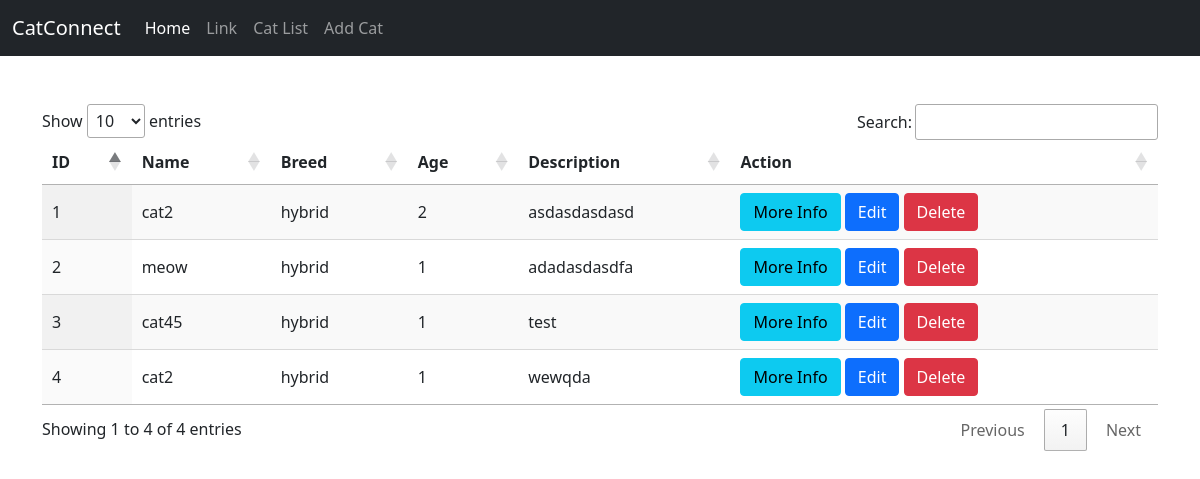
/catlist, run on an earlier commit of the app's database.
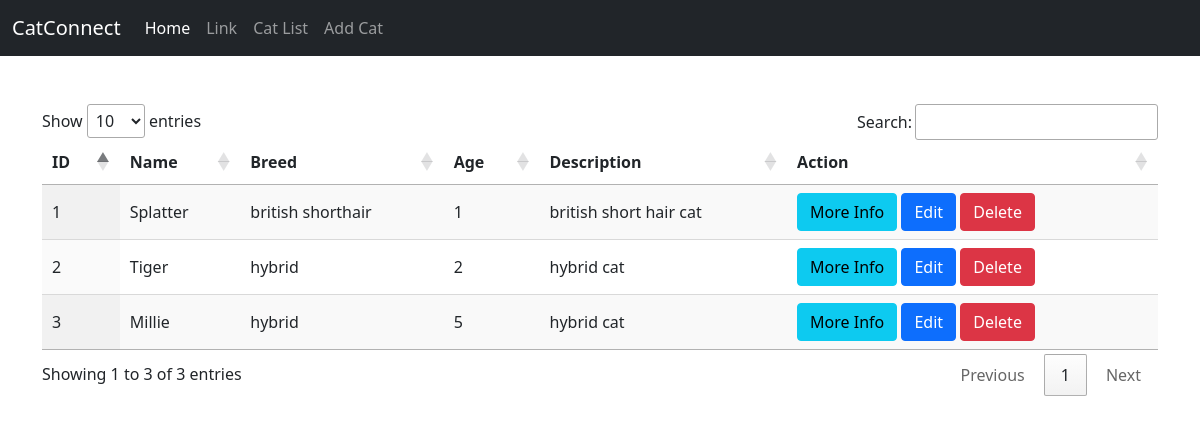
And on a later commit of the database.
### catconnect/models.py (models this page shows, shortened)
class Cats(db.Model):
    id = db.Column(db.Integer, primary_key=True) #primary key column, automatically generated IDs
    name = db.Column(db.String(80), index=True, unique=False) # book title
    breed = db.Column(db.String(80), index=True, unique=False) #author surname
    age = db.Column(db.Integer, index=True, unique=False) #the month of book suggestion
    description = db.Column(db.String(125), index=True, unique=False) #the year of book suggestion
    image = db.Column(db.String(80), index=True, unique=False)
    date_added = db.Column(db.DateTime, default=datetime.utcnow)

### catconnect/routes.py (the view)
@app.route("/catlist")
def cat_list():
    our_cats = Cats.query.order_by(Cats.date_added)
    return render_template('cat_list2.html', cats=our_cats)

### catconnect/templates/cat_list2.html (shortened to what this page needs)
{% extends 'base2.html' %}
{% block style %}
  <link rel="stylesheet" href="{{ url_for('static', filename='cat_list.css') }}">
{% endblock %}
{% block contents %}
<div class="container mt-5">
  <table id="myTable" class="display">
    <thead>
        <tr>
            <th>ID</th>
            <th>Name</th>
            <th>Breed</th>
            <th>Age</th>
            <th>Description</th>
            <th>Action</th>
        </tr>
    </thead>
    <tbody>
        {% for cat in cats %}
            <tr>
                <td>{{ cat.id }}</td>
                <td>{{ cat.name }}</td>
                <td>{{ cat.breed }}</td>
                <td>{{ cat.age }}</td>
                <td>{{ cat.description }}</td>
                <td> <a href="{{ url_for('catinfo', cat_id=cat.id) }}" data-id="{{cat.id}}" class="btn btn-info btnCatInfo">More Info</a> <a href="{{ url_for('editcat', id=cat.id) }}" class="btn btn-primary"  data-id="{{cat.id}}">Edit</a> <a href="{{ url_for('editcat', id=cat.id) }}" class="btn btn-danger btnDeleteCat"  data-catid="{{cat.id}}" data-catname="{{cat.name}}" data-bs-toggle="modal" data-bs-target="#exampleModal">Delete</a> </td>
            </tr>
        {% endfor%}
    </tbody>
  </table>
</div>
{% endblock %}

### catconnect/templates/base2.html (shortened to what this page needs)
<!doctype html>
<html lang="en">
<head>
    <link rel="stylesheet" href="{{ url_for('static', filename='style.css') }}">
    {% block style %} {% endblock %}
    <link href="https://cdn.jsdelivr.net/npm/bootstrap@5.0.2/dist/css/bootstrap.min.css" rel="stylesheet">
    <link rel="stylesheet" type="text/css" href="//cdn.datatables.net/1.10.25/css/jquery.dataTables.min.css">
</head>
<body>
    <nav class="navbar navbar-expand-lg navbar-dark bg-dark">
      <div class="container-fluid">
        <a class="navbar-brand" href="/">CatConnect</a>
        <div class="collapse navbar-collapse" id="navbarSupportedContent">
          <ul class="navbar-nav me-auto mb-2 mb-lg-0">
            <li class="nav-item">
              <a class="nav-link active" aria-current="page" href="/">Home</a>
            </li>
            <li class="nav-item">
              <a class="nav-link" href="#">Link</a>
            </li>
            <li class="nav-item">
              <a class="nav-link" href="{{ url_for('cat_list') }}">Cat List</a>
            </li>
            <li class="nav-item">
              <a class="nav-link" href="{{ url_for('addcat') }}">Add Cat</a>
            </li>
          </ul>
        </div>
      </div>
    </nav>
    <main id="main">
        {% block contents %}
        {% endblock %}
    </main>
</body>
</html>

### catconnect/static/cat_list.css (style rules this page uses)
:root { --gradient: linear-gradient(to left top, #dd2476 10%, #ff512f 90%) !important; }
body { background: #fff !important; }

What changed in the data, as far as the page shows it:
removed Cats: id "4", name "cat2", breed "hybrid", age "1", description "wewqda"
changed Cats id 1: name "cat2" → "Splatter"; breed "hybrid" → "british shorthair"; age "2" → "1"; description "asdasdasdasd" → "british short hair cat"
changed Cats id 2: name "meow" → "Tiger"; age "1" → "2"; description "adadasdasdfa" → "hybrid cat"
changed Cats id 3: name "cat45" → "Millie"; age "1" → "5"; description "test" → "hybrid cat"
Also different on the page:
text written by a page script: "Show entries Search: Showing 1 to 4 of 4 entries Previous 1 Next" → "Show entries Search: Showing 1 to 3 of 3 entries Previous 1 Next"
